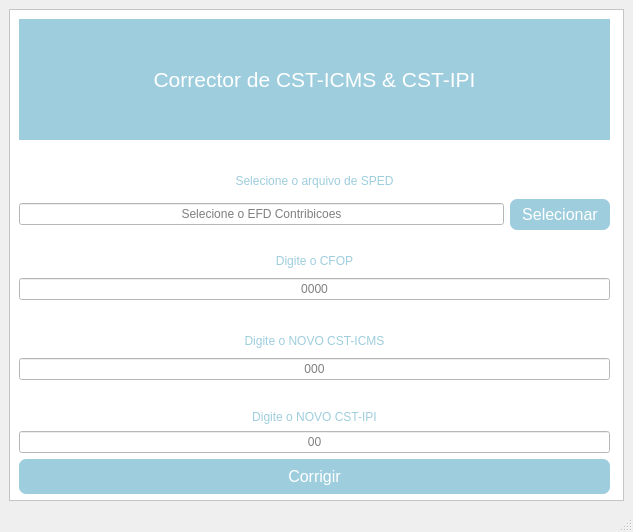
<?xml version="1.0" encoding="UTF-8"?>
<ui version="4.0">
 <class>MainWindow</class>
 <widget class="QMainWindow" name="MainWindow">
  <property name="geometry">
   <rect>
    <x>0</x>
    <y>0</y>
    <width>633</width>
    <height>532</height>
   </rect>
  </property>
  <property name="windowTitle">
   <string>MainWindow</string>
  </property>
  <widget class="QWidget" name="centralwidget">
   <layout class="QVBoxLayout" name="verticalLayout_5">
    <item>
     <widget class="QFrame" name="frame">
      <property name="styleSheet">
       <string notr="true">background-color: rgb(255, 255, 255);</string>
      </property>
      <property name="frameShape">
       <enum>QFrame::StyledPanel</enum>
      </property>
      <property name="frameShadow">
       <enum>QFrame::Raised</enum>
      </property>
      <widget class="QLabel" name="label">
       <property name="geometry">
        <rect>
         <x>10</x>
         <y>10</y>
         <width>591</width>
         <height>121</height>
        </rect>
       </property>
       <property name="font">
        <font>
         <family>MS Shell Dlg 2</family>
         <pointsize>16</pointsize>
         <weight>50</weight>
         <italic>false</italic>
         <bold>false</bold>
        </font>
       </property>
       <property name="styleSheet">
        <string notr="true">background-color: rgb(158,205,221);
font: 16pt &quot;MS Shell Dlg 2&quot;;
color:rgb(255, 255, 255);
</string>
       </property>
       <property name="text">
        <string>Corrector de CST-ICMS &amp; CST-IPI</string>
       </property>
       <property name="alignment">
        <set>Qt::AlignCenter</set>
       </property>
      </widget>
      <widget class="QPushButton" name="btn_correct">
       <property name="geometry">
        <rect>
         <x>10</x>
         <y>450</y>
         <width>591</width>
         <height>35</height>
        </rect>
       </property>
       <property name="minimumSize">
        <size>
         <width>0</width>
         <height>35</height>
        </size>
       </property>
       <property name="cursor">
        <cursorShape>OpenHandCursor</cursorShape>
       </property>
       <property name="styleSheet">
        <string notr="true">QPushButton{color:#fff;background-color:rgb(158,205,221);border:solid
0px;font:75 16px;border-radius:7px}
QPushButton:hover{background-color:rgb(67,203,99)}</string>
       </property>
       <property name="text">
        <string>Corrigir</string>
       </property>
      </widget>
      <widget class="QWidget" name="layoutWidget">
       <property name="geometry">
        <rect>
         <x>10</x>
         <y>160</y>
         <width>591</width>
         <height>61</height>
        </rect>
       </property>
       <layout class="QVBoxLayout" name="verticalLayout_3">
        <item>
         <widget class="QLabel" name="label_2">
          <property name="styleSheet">
           <string notr="true">font: 11pt &quot;MS Shell Dlg 2&quot;;
color:rgb(158,205,221)</string>
          </property>
          <property name="text">
           <string>Selecione o arquivo de SPED</string>
          </property>
          <property name="alignment">
           <set>Qt::AlignCenter</set>
          </property>
         </widget>
        </item>
        <item>
         <layout class="QHBoxLayout" name="horizontalLayout_3">
          <item>
           <widget class="QLineEdit" name="txt_file">
            <property name="alignment">
             <set>Qt::AlignCenter</set>
            </property>
            <property name="placeholderText">
             <string>Selecione o EFD Contribicoes</string>
            </property>
           </widget>
          </item>
          <item>
           <widget class="QPushButton" name="btn_select">
            <property name="minimumSize">
             <size>
              <width>100</width>
              <height>31</height>
             </size>
            </property>
            <property name="font">
             <font>
              <pointsize>-1</pointsize>
              <weight>9</weight>
              <italic>false</italic>
              <bold>false</bold>
             </font>
            </property>
            <property name="cursor">
             <cursorShape>OpenHandCursor</cursorShape>
            </property>
            <property name="mouseTracking">
             <bool>false</bool>
            </property>
            <property name="styleSheet">
             <string notr="true">QPushButton{color:#fff;background-color:rgb(158,205,221);border:solid
0px;font:75 16px;border-radius:7px}
QPushButton:hover{background-color:rgb(67,203,99)}</string>
            </property>
            <property name="text">
             <string>Selecionar</string>
            </property>
           </widget>
          </item>
         </layout>
        </item>
       </layout>
      </widget>
      <widget class="QWidget" name="layoutWidget">
       <property name="geometry">
        <rect>
         <x>10</x>
         <y>240</y>
         <width>591</width>
         <height>51</height>
        </rect>
       </property>
       <layout class="QVBoxLayout" name="verticalLayout">
        <item>
         <widget class="QLabel" name="label_3">
          <property name="styleSheet">
           <string notr="true">font: 10pt &quot;MS Shell Dlg 2&quot;;
color:rgb(158,205,221)</string>
          </property>
          <property name="text">
           <string>Digite o CFOP</string>
          </property>
          <property name="alignment">
           <set>Qt::AlignCenter</set>
          </property>
         </widget>
        </item>
        <item>
         <widget class="QLineEdit" name="txt_cfop">
          <property name="maxLength">
           <number>4</number>
          </property>
          <property name="alignment">
           <set>Qt::AlignCenter</set>
          </property>
          <property name="placeholderText">
           <string>0000</string>
          </property>
         </widget>
        </item>
       </layout>
      </widget>
      <widget class="QWidget" name="layoutWidget">
       <property name="geometry">
        <rect>
         <x>10</x>
         <y>320</y>
         <width>591</width>
         <height>51</height>
        </rect>
       </property>
       <layout class="QVBoxLayout" name="verticalLayout_2">
        <item>
         <widget class="QLabel" name="label_4">
          <property name="styleSheet">
           <string notr="true">font: 10pt &quot;MS Shell Dlg 2&quot;;
color:rgb(158,205,221)</string>
          </property>
          <property name="text">
           <string>Digite o NOVO CST-ICMS</string>
          </property>
          <property name="alignment">
           <set>Qt::AlignCenter</set>
          </property>
         </widget>
        </item>
        <item>
         <widget class="QLineEdit" name="txt_cst_icms">
          <property name="maxLength">
           <number>3</number>
          </property>
          <property name="alignment">
           <set>Qt::AlignCenter</set>
          </property>
          <property name="placeholderText">
           <string>000</string>
          </property>
         </widget>
        </item>
       </layout>
      </widget>
      <widget class="QWidget" name="layoutWidget">
       <property name="geometry">
        <rect>
         <x>10</x>
         <y>400</y>
         <width>591</width>
         <height>44</height>
        </rect>
       </property>
       <layout class="QVBoxLayout" name="verticalLayout_4">
        <item>
         <widget class="QLabel" name="label_5">
          <property name="styleSheet">
           <string notr="true">font: 10pt &quot;MS Shell Dlg 2&quot;;
color:rgb(158,205,221)</string>
          </property>
          <property name="text">
           <string>Digite o NOVO CST-IPI</string>
          </property>
          <property name="alignment">
           <set>Qt::AlignCenter</set>
          </property>
         </widget>
        </item>
        <item>
         <widget class="QLineEdit" name="txt_cfop_3">
          <property name="maxLength">
           <number>2</number>
          </property>
          <property name="alignment">
           <set>Qt::AlignCenter</set>
          </property>
          <property name="placeholderText">
           <string>00</string>
          </property>
         </widget>
        </item>
       </layout>
      </widget>
     </widget>
    </item>
   </layout>
  </widget>
  <widget class="QStatusBar" name="statusbar"/>
 </widget>
 <resources/>
 <connections/>
</ui>
